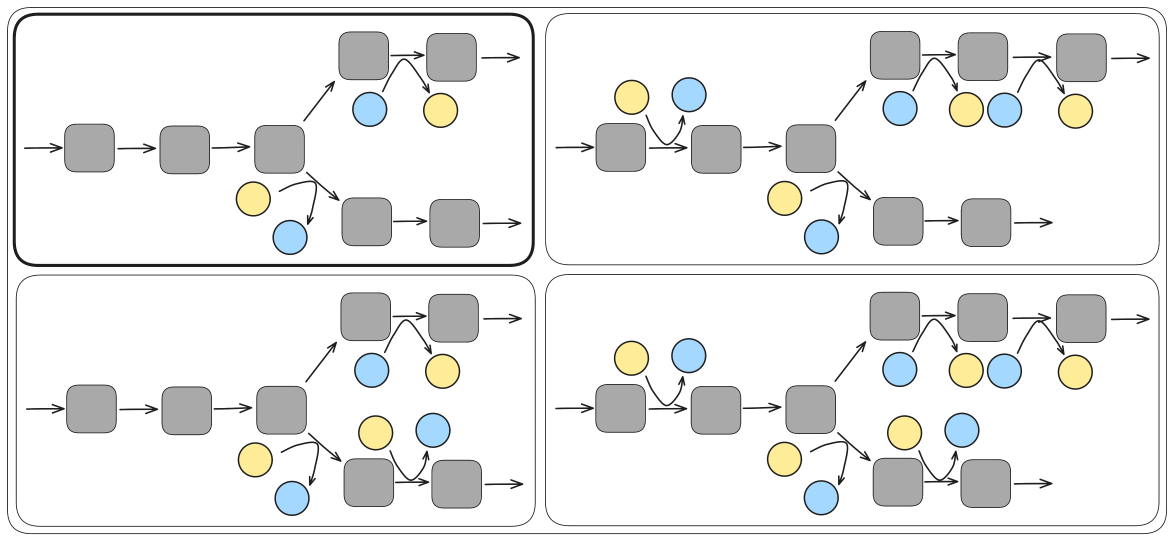
#> input picture Figures 3, S3, S4, S5, S6, S7/plotdata/Fig_S6_updown_line.png, 4696 x 2164 px (shown at 1/4 size)
$ python Figure_S6.py
#> lines starting #> are read from the running program, lines starting #| are printed output that depends on the picture
#!/usr/bin/env python3
# -*- coding: utf-8 -*-
"""
Created on Thu Aug  1 22:02:47 2024

@author: robert
"""


import sys

sys.path.append('../simulation_functions')
sys.path.append('../data')
import numpy as np

import matplotlib.pyplot as plt

# import make_odes as mp
# import time_series_plots as ts
import matplotlib.pylab as pylab
import make_figure_data as mfd
import matplotlib.image as img
import matplotlib as mpl


savefig=0        # change to 1 to save generated figure
num_kin=201
# num_kin=51
# num_kin=3

# mfd.FIGURE2_2_ff_vs_kin_vary24()


xvar='Btot'
yvar='CKcatB'

# KeqB_val=1.

KeqB_val=1.
CKcat_top_val=0.1
CKcat_bottom_val=1.

reversible=False
rev=False

kin_min=-5
kin_max=0


kinvals=np.logspace(kin_min,kin_max,num_kin)


##### THIS IS FIGURE S1

cmapuse='RdBu_r'

params = {'legend.fontsize': 'x-large',
          'figure.figsize': (12, 9),
         'axes.labelsize': 'x-large',
         'axes.titlesize':'x-large',
         'xtick.labelsize':'x-large',
         'ytick.labelsize':'x-large'}
pylab.rcParams.update(params)
mpl.rc('text', usetex = True)

plt.figure()


# BT_dots_1=[10**-1,10**-2,10,10**-1.5]
# VMB_dots_1=[0.01,10**2,0.01,10**-1]

BT_dots_1=[10**-1,10**-2,10]
VMB_dots_1=[0.01,10**2,0.01]
cols_1=['grey','coral','violet']

BT_dots_2=[0.01,10]
VMB_dots_2=[100,0.01]
cols_2=['coral','violet']

BT_dots_3=[0.01,10**-2.75,10]
VMB_dots_3=[10**-2,10**0,0.01]
cols_3=['grey','coral','violet']

BT_dots_4=[0.01,10**-2,10]
VMB_dots_4=[10**-2,10**-0.75,0.01]
cols_4=['grey','coral','violet']


ax1=plt.axes([0.07,0.5,0.55,0.5])
plt.axis('off')
motifnone=img.imread('Fig_S6_updown_line.png')
#> motifnone is the input picture: shape (2164, 4696, 4) float32; mean R, G, B, A 0.916, 0.921, 0.914, 1
plt.imshow(motifnone)
ax2=plt.axes([0.7,0.585,0.28,0.33])
ax9=plt.axes([1.05,0.585,0.3,0.33])
#0.015

ax3=plt.axes([0.07,0.165,0.55,0.5])
plt.axis('off')
motifnone=img.imread('Fig_S6_updown_stronger.png')
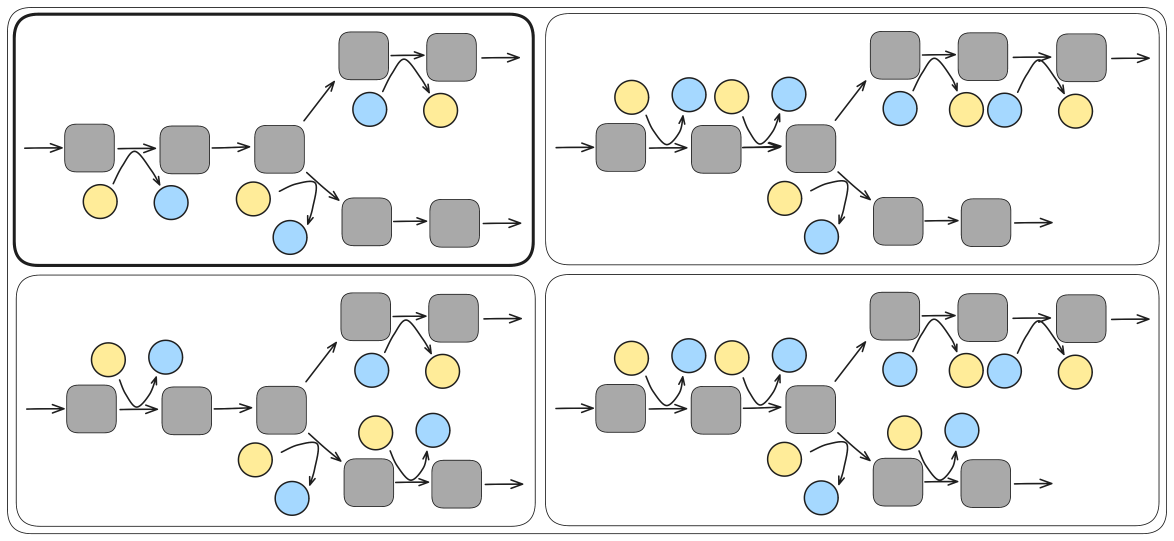
#> input picture Figures 3, S3, S4, S5, S6, S7/plotdata/Fig_S6_updown_stronger.png, 4696 x 2164 px (shown at 1/4 size)
#> motifnone is the input picture: shape (2164, 4696, 4) float32; mean R, G, B, A 0.911, 0.918, 0.909, 1
plt.imshow(motifnone)
ax4=plt.axes([0.7,0.24,0.28,0.33])
ax10=plt.axes([1.05,0.24,0.3,0.33])

ax5=plt.axes([0.07,-0.185,0.55,0.5])
plt.axis('off')
motifnone=img.imread('fig_S6_light_triangle.png')
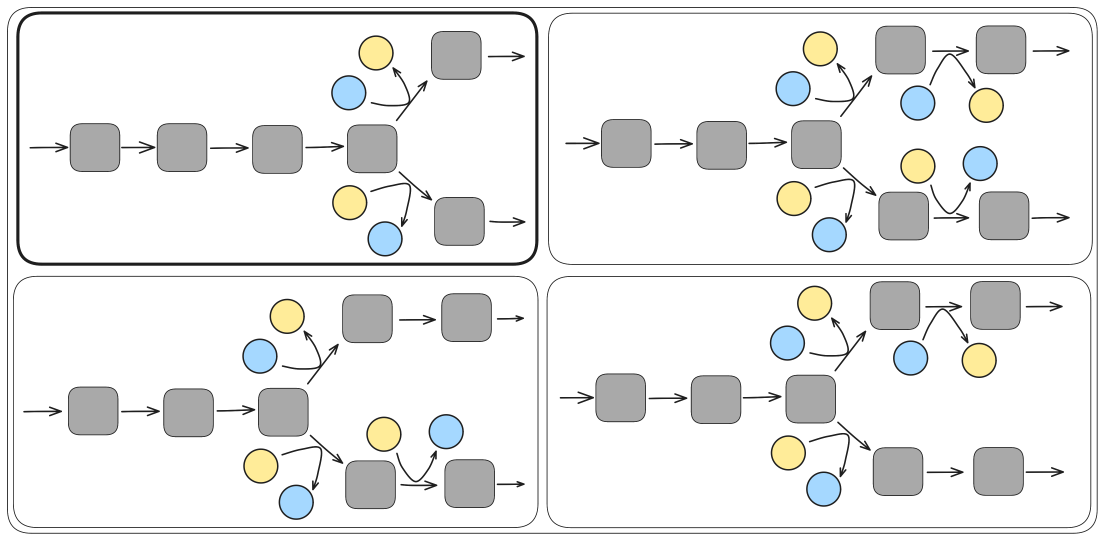
#> input picture Figures 3, S3, S4, S5, S6, S7/plotdata/fig_S6_light_triangle.png, 4418 x 2163 px (shown at 1/4 size)
#> motifnone is the input picture: shape (2163, 4418, 4) float32; mean R, G, B, A 0.916, 0.921, 0.915, 1
plt.imshow(motifnone)
ax6=plt.axes([0.7,-0.105,0.28,0.33])
ax11=plt.axes([1.05,-0.105,0.3,0.33])

ax7=plt.axes([0.07,-0.545,0.55,0.5])
plt.axis('off')
motifnone=img.imread('fig_S6_dark_triangle.png')
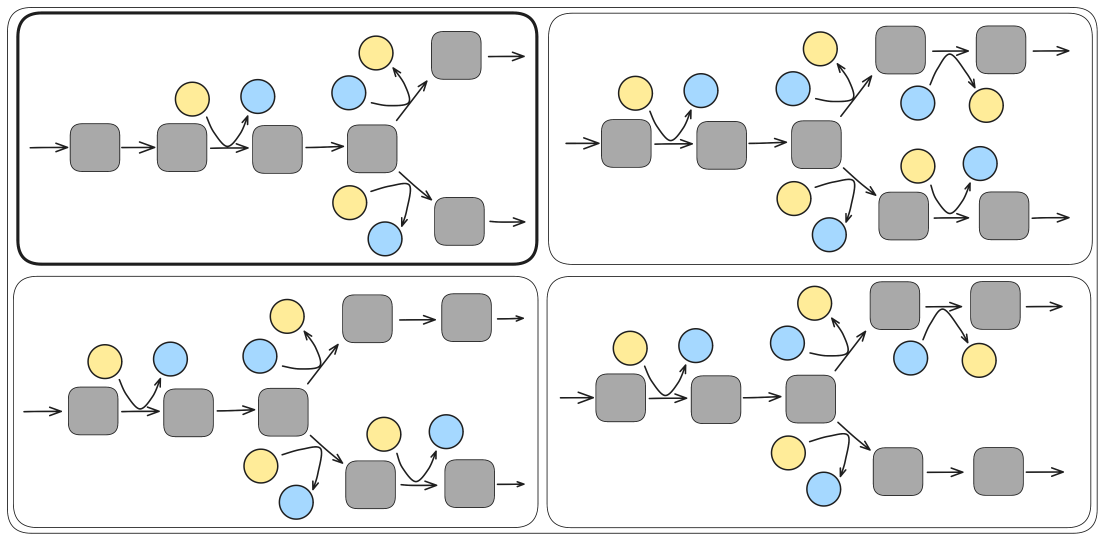
#> input picture Figures 3, S3, S4, S5, S6, S7/plotdata/fig_S6_dark_triangle.png, 4418 x 2163 px (shown at 1/4 size)
#> motifnone is the input picture: shape (2163, 4418, 4) float32; mean R, G, B, A 0.91, 0.917, 0.909, 1
plt.imshow(motifnone)
ax8=plt.axes([0.7,-0.450,0.28,0.33])
ax12=plt.axes([1.05,-0.450,0.3,0.33])


lengthparams_set=([2,2,2],
                  [2,2,2],
				  [3,1,1],
                  [3,1,1])

B_position_params_set=(([0,0],[0,0],[0,1],[1,0]),
                       ([1,0],[0,0],[0,1],[1,0]),
					   ([0,0,0],[0,0,0],[1],[1]),
                       ([0,1,0],[0,0,0],[1],[1]))

ax2.text(10**-17.1,10**2.2,'$\\rm A(i)$', fontsize=30)
ax2.text(10**1.5,10**2.2,'$\\rm A(ii)$', fontsize=30)
ax9.text(10**-5,0.8,'$\\rm A(iii)$', fontsize=30)

ax4.text(10**-17.1,10**2.2,'$\\rm B(i)$', fontsize=30)
ax4.text(10**1.5,10**2.2,'$\\rm B(ii)$', fontsize=30)
ax10.text(10**-5,0.8,'$\\rm B(iii)$', fontsize=30)

ax6.text(10**-17.1,10**2.2,'$\\rm C(i)$', fontsize=30)
ax6.text(10**1.5,10**2.2,'$\\rm C(ii)$', fontsize=30)
ax11.text(10**-5,0.9,'$\\rm C(iii)$', fontsize=30)

ax8.text(10**-17.1,10**2.2,'$\\rm D(i)$', fontsize=30)
ax8.text(10**1.5,10**2.2,'$\\rm D(ii)$', fontsize=30)
ax12.text(10**-5,0.9,'$\\rm D(iii)$', fontsize=30)

CKcat=1.
Ks=1.
Kp=1.
Keq=1.               # params_global
KsB=1.
KpB=1.                             # params_b unchanging
Ks_top=1.
Kp_top=1.
Ks_bottom=1.
Kp_bottom=1.                # params_branch unchanging
kout_top=1.
kout_bottom=1.

kin_min=-8
kin_max=0
num_kin=41

Tmax=1000000
tpts=100000

titlefontsize=20

####### these dont change in the irrev case
Keq_top=1.
Keq_bottom=1.

allvars=['Btot','CKcatB','KeqB','CKcat_bottom','CKcat_top','Keq_top','Keq_bottom']


xlabstr='$B_{\\rm T}$'
ylabstr='$V_{\\rm max}^{B}$'


xvarvals=np.logspace(-3,3,25)
yvarvals=np.logspace(-3,3,25)


xmin=np.log10(np.min(xvarvals))
xmax=np.log10(np.max(xvarvals))
xnum=len(xvarvals)

ymin=np.log10(np.min(yvarvals))
ymax=np.log10(np.max(yvarvals))
ynum=len(yvarvals)

othervars_list=sorted(allvars.copy())
print(othervars_list)
othervars_list.remove(xvar)
othervars_list.remove(yvar)
print(othervars_list)


othervars_tuple=()
for id_other, other in enumerate(othervars_list):
    print(other)
    if other=='KeqB':
        add_vals=(KeqB_val,)
    elif other=='CKcat_bottom':
        add_vals=(CKcat_bottom_val,)
    elif other=='CKcat_top':
        add_vals=(CKcat_top_val,)
    elif other=='Keq_bottom':
        add_vals=(1.,)
    elif other=='Keq_top':
        add_vals=(1.,)

    othervars_tuple+=add_vals

count=0

for idstruc,struc in enumerate(lengthparams_set):


    lengthparams=struc
    B_position_params=B_position_params_set[idstruc]

    print(lengthparams)
    print(B_position_params)

    loadpath='../data/heatmapdata/Reversible_'+str(reversible)+'/Structure_'+str(lengthparams)+\
            '/cosub_struc_'+str(B_position_params)+'/'+'defaultparams_'+\
            str([CKcat,Ks,Kp,Keq])+'_'+str([KsB,KpB])+\
            '_'+str([Ks_top,Kp_top,Ks_bottom,Kp_bottom])+\
            '_'+str([kout_top,kout_bottom])+'/xvar_'+xvar+\
            '_'+str(xmin)+'_'+str(xmax)+'_'+str(xnum)+'__yvar_'+\
            yvar+'_'+str(ymin)+'_'+str(ymax)+'_'+str(ynum)

    loadstring_ff='ff_'

    for idop, op in enumerate(othervars_list):
        loadstring_ff += str(op) + '_' + str(othervars_tuple[idop]) + '__'

    loadname_ff=loadpath+'/'+loadstring_ff+'.npy'

#> (the run stopped early here; a loop or call above may not have finished)
